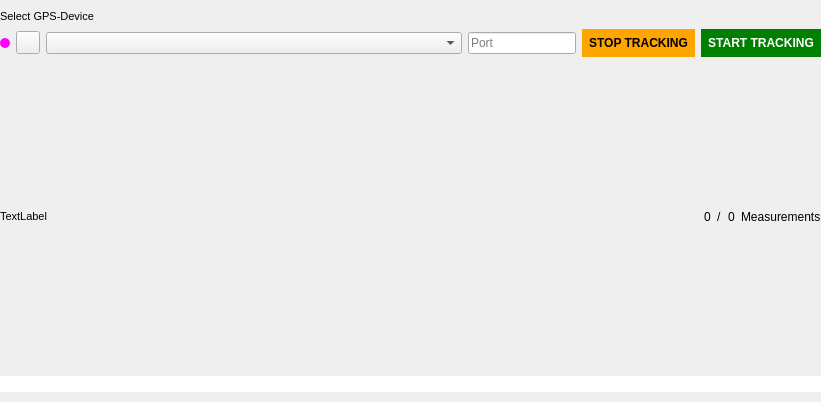
<?xml version="1.0" encoding="UTF-8"?>
<ui version="4.0">
 <class>Form</class>
 <widget class="QWidget" name="Form">
  <property name="geometry">
   <rect>
    <x>0</x>
    <y>0</y>
    <width>821</width>
    <height>402</height>
   </rect>
  </property>
  <property name="windowTitle">
   <string>Form</string>
  </property>
  <layout class="QVBoxLayout" name="verticalLayout_3">
   <property name="leftMargin">
    <number>0</number>
   </property>
   <property name="topMargin">
    <number>0</number>
   </property>
   <property name="rightMargin">
    <number>0</number>
   </property>
   <property name="bottomMargin">
    <number>0</number>
   </property>
   <item>
    <layout class="QVBoxLayout" name="lfbRecording">
     <property name="topMargin">
      <number>10</number>
     </property>
     <property name="bottomMargin">
      <number>10</number>
     </property>
     <item>
      <widget class="QLabel" name="label">
       <property name="sizePolicy">
        <sizepolicy hsizetype="Preferred" vsizetype="Fixed">
         <horstretch>0</horstretch>
         <verstretch>0</verstretch>
        </sizepolicy>
       </property>
       <property name="font">
        <font>
         <pointsize>8</pointsize>
         <weight>50</weight>
         <bold>false</bold>
        </font>
       </property>
       <property name="text">
        <string>Select GPS-Device</string>
       </property>
      </widget>
     </item>
     <item>
      <layout class="QHBoxLayout" name="horizontalLayout_2">
       <property name="topMargin">
        <number>0</number>
       </property>
       <item>
        <widget class="QFrame" name="lfbValidIndicator">
         <property name="sizePolicy">
          <sizepolicy hsizetype="Fixed" vsizetype="Fixed">
           <horstretch>0</horstretch>
           <verstretch>0</verstretch>
          </sizepolicy>
         </property>
         <property name="minimumSize">
          <size>
           <width>10</width>
           <height>10</height>
          </size>
         </property>
         <property name="styleSheet">
          <string notr="true">background-color: #f0f;
border-radius: 5px;</string>
         </property>
         <property name="frameShape">
          <enum>QFrame::StyledPanel</enum>
         </property>
         <property name="frameShadow">
          <enum>QFrame::Raised</enum>
         </property>
        </widget>
       </item>
       <item>
        <widget class="QToolButton" name="lfbRefreshSerialListBtn">
         <property name="enabled">
          <bool>true</bool>
         </property>
         <property name="cursor">
          <cursorShape>PointingHandCursor</cursorShape>
         </property>
         <property name="toolTip">
          <string>Refresh Device List</string>
         </property>
         <property name="text">
          <string/>
         </property>
        </widget>
       </item>
       <item>
        <widget class="QComboBox" name="lfbSerialPortList"/>
       </item>
       <item>
        <widget class="QLineEdit" name="lfbServerPort">
         <property name="sizePolicy">
          <sizepolicy hsizetype="Fixed" vsizetype="Fixed">
           <horstretch>0</horstretch>
           <verstretch>0</verstretch>
          </sizepolicy>
         </property>
         <property name="minimumSize">
          <size>
           <width>20</width>
           <height>0</height>
          </size>
         </property>
         <property name="maxLength">
          <number>4</number>
         </property>
         <property name="placeholderText">
          <string>Port</string>
         </property>
        </widget>
       </item>
       <item>
        <widget class="QPushButton" name="lfbCancelCoordinatesBtn">
         <property name="sizePolicy">
          <sizepolicy hsizetype="Fixed" vsizetype="Fixed">
           <horstretch>0</horstretch>
           <verstretch>0</verstretch>
          </sizepolicy>
         </property>
         <property name="font">
          <font>
           <weight>75</weight>
           <bold>true</bold>
          </font>
         </property>
         <property name="cursor">
          <cursorShape>PointingHandCursor</cursorShape>
         </property>
         <property name="styleSheet">
          <string notr="true">QPushButton{
	border: 2px solid #333;
	color: #555;
	padding: 5px;
}
QPushButton:hover{
	background-color: yellow;
}
QPushButton:enabled{
	border: 2px solid orange;
	background-color: orange;
	color: #000;
}</string>
         </property>
         <property name="text">
          <string>STOP TRACKING</string>
         </property>
        </widget>
       </item>
       <item>
        <widget class="QPushButton" name="lfbGetCoordinatesGtn">
         <property name="sizePolicy">
          <sizepolicy hsizetype="Fixed" vsizetype="Fixed">
           <horstretch>0</horstretch>
           <verstretch>0</verstretch>
          </sizepolicy>
         </property>
         <property name="font">
          <font>
           <weight>75</weight>
           <bold>true</bold>
          </font>
         </property>
         <property name="cursor">
          <cursorShape>PointingHandCursor</cursorShape>
         </property>
         <property name="styleSheet">
          <string notr="true">QPushButton{
	border: 2px solid #333;
	color: #555;
	padding: 5px;
}
QPushButton:hover{
	background-color: yellow;
}
QPushButton:enabled{
	border:  2px solid green;
	background-color: green;
	color: #fff;
}</string>
         </property>
         <property name="text">
          <string>START TRACKING</string>
         </property>
        </widget>
       </item>
      </layout>
     </item>
     <item>
      <layout class="QHBoxLayout" name="horizontalLayout">
       <item>
        <widget class="QLabel" name="geConnectionInfoLabel">
         <property name="sizePolicy">
          <sizepolicy hsizetype="Preferred" vsizetype="Fixed">
           <horstretch>0</horstretch>
           <verstretch>0</verstretch>
          </sizepolicy>
         </property>
         <property name="font">
          <font>
           <pointsize>8</pointsize>
          </font>
         </property>
         <property name="text">
          <string>TextLabel</string>
         </property>
         <property name="wordWrap">
          <bool>true</bool>
         </property>
        </widget>
       </item>
       <item>
        <widget class="QLabel" name="lfbGPSCount">
         <property name="sizePolicy">
          <sizepolicy hsizetype="Fixed" vsizetype="Preferred">
           <horstretch>0</horstretch>
           <verstretch>0</verstretch>
          </sizepolicy>
         </property>
         <property name="minimumSize">
          <size>
           <width>0</width>
           <height>0</height>
          </size>
         </property>
         <property name="text">
          <string>0</string>
         </property>
        </widget>
       </item>
       <item>
        <widget class="QLabel" name="lfbGPSCountSeperator">
         <property name="sizePolicy">
          <sizepolicy hsizetype="Fixed" vsizetype="Preferred">
           <horstretch>0</horstretch>
           <verstretch>0</verstretch>
          </sizepolicy>
         </property>
         <property name="text">
          <string>/</string>
         </property>
        </widget>
       </item>
       <item>
        <widget class="QLabel" name="lfbGPSCountTotal">
         <property name="sizePolicy">
          <sizepolicy hsizetype="Fixed" vsizetype="Preferred">
           <horstretch>0</horstretch>
           <verstretch>0</verstretch>
          </sizepolicy>
         </property>
         <property name="text">
          <string>0</string>
         </property>
        </widget>
       </item>
       <item>
        <widget class="QLabel" name="label_2">
         <property name="sizePolicy">
          <sizepolicy hsizetype="Fixed" vsizetype="Preferred">
           <horstretch>0</horstretch>
           <verstretch>0</verstretch>
          </sizepolicy>
         </property>
         <property name="text">
          <string>Measurements</string>
         </property>
        </widget>
       </item>
      </layout>
     </item>
     <item>
      <widget class="QProgressBar" name="lfbRecordingPercent">
       <property name="styleSheet">
        <string notr="true">QProgressBar::chunk{
	background-color: green;
}
QProgressBar{
	color:transparent;
	border:none;
	margin:0;
	height:2px;
	background-color: #fff;
	color: #fff;
}</string>
       </property>
       <property name="value">
        <number>0</number>
       </property>
      </widget>
     </item>
    </layout>
   </item>
  </layout>
 </widget>
 <resources/>
 <connections/>
</ui>
